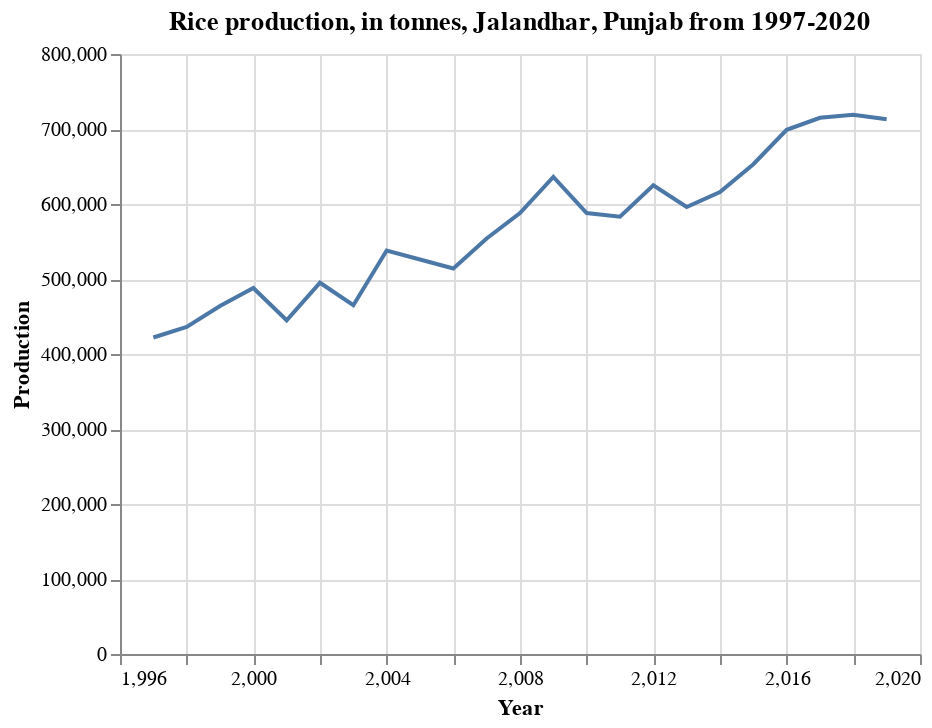

The notebook cell this image was saved under:
### Markdown cell above
A marked decline here as well.

### Code cell
df_pj_ja = df_pj_rice.loc[df['District'] == 'JALANDHAR']

alt.Chart(df_pj_ja).mark_line().encode(
    x='Year',
    y=('Production')
).properties(
    title='Rice production, in tonnes, Jalandhar, Punjab from 1997-2020')

### Figure 1 — Vega-Lite specification as saved in the notebook (floating-point values rounded to 4 significant figures)
{"config": {"view": {"continuousWidth": 400, "continuousHeight": 300}}, "data": {"name": "data-630d347e0b7a8fc370ef06e5ed733e55"}, "mark": "line", "encoding": {"x": {"field": "Year", "type": "quantitative"}, "y": {"field": "Production", "type": "quantitative"}}, "title": "Rice production, in tonnes, Jalandhar, Punjab from 1997-2020", "$schema": "https://vega.github.io/schema/vega-lite/v4.17.0.json", "datasets": {"data-630d347e0b7a8fc370ef06e5ed733e55": [{"State": "Punjab", "District": "JALANDHAR", "Crop": "Rice", "Year": 2001, "Season": "Kharif", "Area": 132000.0, "Area Units": "Hectare", "Production": 445000.0, "Production Units": "Tonnes", "Yield": 3.371}, {"State": "Punjab", "District": "JALANDHAR", "Crop": "Rice", "Year": 2002, "Season": "Kharif", "Area": 133000.0, "Area Units": "Hectare", "Production": 495000.0, "Production Units": "Tonnes", "Yield": 3.722}, {"State": "Punjab", "District": "JALANDHAR", "Crop": "Rice", "Year": 2003, "Season": "Kharif", "Area": 138000.0, "Area Units": "Hectare", "Production": 465000.0, "Production Units": "Tonnes", "Yield": 3.37}, {"State": "Punjab", "District": "JALANDHAR", "Crop": "Rice", "Year": 2004, "Season": "Kharif", "Area": 145000.0, "Area Units": "Hectare", "Production": 538000.0, "Production Units": "Tonnes", "Yield": 3.71}, {"State": "Punjab", "District": "JALANDHAR", "Crop": "Rice", "Year": 2005, "Season": "Kharif", "Area": 151000.0, "Area Units": "Hectare", "Production": 526000.0, "Production Units": "Tonnes", "Yield": 3.483}, {"State": "Punjab", "District": "JALANDHAR", "Crop": "Rice", "Year": 2006, "Season": "Kharif", "Area": 147000.0, "Area Units": "Hectare", "Production": 514000.0, "Production Units": "Tonnes", "Yield": 3.497}, {"State": "Punjab", "District": "JALANDHAR", "Crop": "Rice", "Year": 2007, "Season": "Kharif", "Area": 149000.0, "Area Units": "Hectare", "Production": 554000.0, "Production Units": "Tonnes", "Yield": 3.718}, {"State": "Punjab", "District": "JALANDHAR", "Crop": "Rice", "Year": 2008, "Season": "Kharif", "Area": 155000.0, "Area Units": "Hectare", "Production": 588000.0, "Production Units": "Tonnes", "Yield": 3.794}, {"State": "Punjab", "District": "JALANDHAR", "Crop": "Rice", "Year": 2009, "Season": "Kharif", "Area": 161000.0, "Area Units": "Hectare", "Production": 636000.0, "Production Units": "Tonnes", "Yield": 3.95}, {"State": "Punjab", "District": "JALANDHAR", "Crop": "Rice", "Year": 2010, "Season": "Kharif", "Area": 163000.0, "Area Units": "Hectare", "Production": 588000.0, "Production Units": "Tonnes", "Yield": 3.607}, {"State": "Punjab", "District": "JALANDHAR", "Crop": "Rice", "Year": 2011, "Season": "Kharif", "Area": 165000.0, "Area Units": "Hectare", "Production": 583000.0, "Production Units": "Tonnes", "Yield": 3.533}, {"State": "Punjab", "District": "JALANDHAR", "Crop": "Rice", "Year": 2012, "Season": "Kharif", "Area": 165000.0, "Area Units": "Hectare", "Production": 625000.0, "Production Units": "Tonnes", "Yield": 3.788}, {"State": "Punjab", "District": "JALANDHAR", "Crop": "Rice", "Year": 2013, "Season": "Kharif", "Area": 167000.0, "Area Units": "Hectare", "Production": 596000.0, "Production Units": "Tonnes", "Yield": 3.569}, {"State": "Punjab", "District": "JALANDHAR", "Crop": "Rice", "Year": 2014, "Season": "Kharif", "Area": 167000.0, "Area Units": "Hectare", "Production": 616000.0, "Production Units": "Tonnes", "Yield": 3.689}, {"State": "Punjab", "District": "JALANDHAR", "Crop": "Rice", "Year": 2015, "Season": "Kharif", "Area": 168000.0, "Area Units": "Hectare", "Production": 653000.0, "Production Units": "Tonnes", "Yield": 3.887}, {"State": "Punjab", "District": "JALANDHAR", "Crop": "Rice", "Year": 2016, "Season": "Kharif", "Area": 170000.0, "Area Units": "Hectare", "Production": 699000.0, "Production Units": "Tonnes", "Yield": 4.112}, {"State": "Punjab", "District": "JALANDHAR", "Crop": "Rice", "Year": 2017, "Season": "Kharif", "Area": 171000.0, "Area Units": "Hectare", "Production": 715000.0, "Production Units": "Tonnes", "Yield": 4.181}, {"State": "Punjab", "District": "JALANDHAR", "Crop": "Rice", "Year": 2018, "Season": "Kharif", "Area": 173000.0, "Area Units": "Hectare", "Production": 719000.0, "Production Units": "Tonnes", "Yield": 4.156}, {"State": "Punjab", "District": "JALANDHAR", "Crop": "Rice", "Year": 2019, "Season": "Kharif", "Area": 175000.0, "Area Units": "Hectare", "Production": 713000.0, "Production Units": "Tonnes", "Yield": 4.074}, {"State": "Punjab", "District": "JALANDHAR", "Crop": "Rice", "Year": 1997, "Season": "Kharif", "Area": 126000.0, "Area Units": "Hectare", "Production": 422000.0, "Production Units": "Tonnes", "Yield": 3.349}, {"State": "Punjab", "District": "JALANDHAR", "Crop": "Rice", "Year": 1998, "Season": "Kharif", "Area": 134000.0, "Area Units": "Hectare", "Production": 436000.0, "Production Units": "Tonnes", "Yield": 3.254}, {"State": "Punjab", "District": "JALANDHAR", "Crop": "Rice", "Year": 1999, "Season": "Kharif", "Area": 133000.0, "Area Units": "Hectare", "Production": 464000.0, "Production Units": "Tonnes", "Yield": 3.489}, {"State": "Punjab", "District": "JALANDHAR", "Crop": "Rice", "Year": 2000, "Season": "Kharif", "Area": 136000.0, "Area Units": "Hectare", "Production": 488000.0, "Production Units": "Tonnes", "Yield": 3.588}]}}
